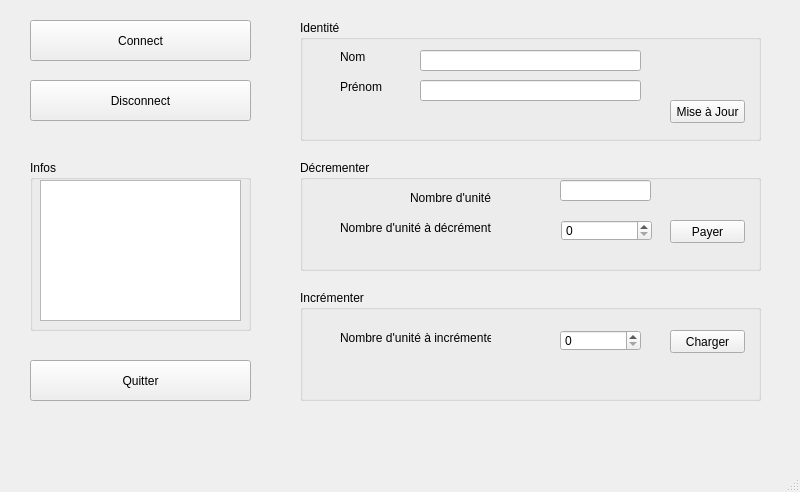
<?xml version="1.0" encoding="UTF-8"?>
<ui version="4.0">
 <class>MainWindow</class>
 <widget class="QMainWindow" name="MainWindow">
  <property name="geometry">
   <rect>
    <x>0</x>
    <y>0</y>
    <width>800</width>
    <height>492</height>
   </rect>
  </property>
  <property name="windowTitle">
   <string>MainWindow</string>
  </property>
  <widget class="QWidget" name="centralwidget">
   <widget class="QGroupBox" name="groupBox">
    <property name="geometry">
     <rect>
      <x>300</x>
      <y>160</y>
      <width>461</width>
      <height>111</height>
     </rect>
    </property>
    <property name="title">
     <string>Décrementer</string>
    </property>
    <widget class="QPushButton" name="Payer">
     <property name="geometry">
      <rect>
       <x>370</x>
       <y>60</y>
       <width>75</width>
       <height>23</height>
      </rect>
     </property>
     <property name="text">
      <string>Payer</string>
     </property>
    </widget>
    <widget class="QSpinBox" name="decrementeValue">
     <property name="geometry">
      <rect>
       <x>261</x>
       <y>60</y>
       <width>91</width>
       <height>21</height>
      </rect>
     </property>
     <property name="maximum">
      <number>9999</number>
     </property>
    </widget>
    <widget class="QLabel" name="label_3">
     <property name="geometry">
      <rect>
       <x>110</x>
       <y>30</y>
       <width>91</width>
       <height>16</height>
      </rect>
     </property>
     <property name="text">
      <string>Nombre d'unité</string>
     </property>
    </widget>
    <widget class="QLineEdit" name="unitValue">
     <property name="geometry">
      <rect>
       <x>260</x>
       <y>20</y>
       <width>91</width>
       <height>21</height>
      </rect>
     </property>
    </widget>
    <widget class="QLabel" name="label_4">
     <property name="geometry">
      <rect>
       <x>40</x>
       <y>60</y>
       <width>151</width>
       <height>16</height>
      </rect>
     </property>
     <property name="text">
      <string>Nombre d'unité à décrémenter</string>
     </property>
    </widget>
   </widget>
   <widget class="QGroupBox" name="groupBox_2">
    <property name="geometry">
     <rect>
      <x>300</x>
      <y>20</y>
      <width>461</width>
      <height>121</height>
     </rect>
    </property>
    <property name="title">
     <string>Identité</string>
    </property>
    <widget class="QPushButton" name="Update">
     <property name="geometry">
      <rect>
       <x>370</x>
       <y>80</y>
       <width>75</width>
       <height>23</height>
      </rect>
     </property>
     <property name="text">
      <string>Mise à Jour</string>
     </property>
    </widget>
    <widget class="QLineEdit" name="txtNom">
     <property name="geometry">
      <rect>
       <x>120</x>
       <y>30</y>
       <width>221</width>
       <height>21</height>
      </rect>
     </property>
    </widget>
    <widget class="QLineEdit" name="txtPrenom">
     <property name="geometry">
      <rect>
       <x>120</x>
       <y>60</y>
       <width>221</width>
       <height>21</height>
      </rect>
     </property>
    </widget>
    <widget class="QLabel" name="label">
     <property name="geometry">
      <rect>
       <x>40</x>
       <y>30</y>
       <width>47</width>
       <height>13</height>
      </rect>
     </property>
     <property name="text">
      <string>Nom</string>
     </property>
    </widget>
    <widget class="QLabel" name="label_2">
     <property name="geometry">
      <rect>
       <x>40</x>
       <y>60</y>
       <width>47</width>
       <height>13</height>
      </rect>
     </property>
     <property name="text">
      <string>Prénom</string>
     </property>
    </widget>
   </widget>
   <widget class="QGroupBox" name="groupBox_3">
    <property name="geometry">
     <rect>
      <x>300</x>
      <y>290</y>
      <width>461</width>
      <height>111</height>
     </rect>
    </property>
    <property name="title">
     <string>Incrémenter</string>
    </property>
    <widget class="QPushButton" name="Charger">
     <property name="geometry">
      <rect>
       <x>370</x>
       <y>40</y>
       <width>75</width>
       <height>23</height>
      </rect>
     </property>
     <property name="text">
      <string>Charger</string>
     </property>
    </widget>
    <widget class="QSpinBox" name="incrementeValue">
     <property name="geometry">
      <rect>
       <x>260</x>
       <y>40</y>
       <width>81</width>
       <height>21</height>
      </rect>
     </property>
     <property name="maximum">
      <number>9999</number>
     </property>
    </widget>
    <widget class="QLabel" name="label_5">
     <property name="geometry">
      <rect>
       <x>40</x>
       <y>40</y>
       <width>151</width>
       <height>16</height>
      </rect>
     </property>
     <property name="text">
      <string>Nombre d'unité à incrémenter</string>
     </property>
    </widget>
   </widget>
   <widget class="QPushButton" name="Quitter">
    <property name="geometry">
     <rect>
      <x>30</x>
      <y>360</y>
      <width>221</width>
      <height>41</height>
     </rect>
    </property>
    <property name="text">
     <string>Quitter</string>
    </property>
   </widget>
   <widget class="QPushButton" name="Connect">
    <property name="geometry">
     <rect>
      <x>30</x>
      <y>20</y>
      <width>221</width>
      <height>41</height>
     </rect>
    </property>
    <property name="text">
     <string>Connect</string>
    </property>
   </widget>
   <widget class="QPushButton" name="Disconnect">
    <property name="geometry">
     <rect>
      <x>30</x>
      <y>80</y>
      <width>221</width>
      <height>41</height>
     </rect>
    </property>
    <property name="text">
     <string>Disconnect</string>
    </property>
   </widget>
   <widget class="QGroupBox" name="groupBox_4">
    <property name="geometry">
     <rect>
      <x>30</x>
      <y>160</y>
      <width>221</width>
      <height>171</height>
     </rect>
    </property>
    <property name="title">
     <string>Infos</string>
    </property>
    <widget class="QTextEdit" name="logShow">
     <property name="geometry">
      <rect>
       <x>10</x>
       <y>20</y>
       <width>201</width>
       <height>141</height>
      </rect>
     </property>
    </widget>
   </widget>
  </widget>
  <widget class="QMenuBar" name="menubar">
   <property name="geometry">
    <rect>
     <x>0</x>
     <y>0</y>
     <width>800</width>
     <height>21</height>
    </rect>
   </property>
  </widget>
  <widget class="QStatusBar" name="statusbar"/>
 </widget>
 <resources/>
 <connections>
  <connection>
   <sender>Connect</sender>
   <signal>clicked()</signal>
   <receiver>MainWindow</receiver>
   <slot>on_Connect_Clicked()</slot>
   <hints>
    <hint type="sourcelabel">
     <x>177</x>
     <y>66</y>
    </hint>
    <hint type="destinationlabel">
     <x>269</x>
     <y>32</y>
    </hint>
   </hints>
  </connection>
 </connections>
 <slots>
  <slot>on_Connect_Clicked()</slot>
 </slots>
</ui>
